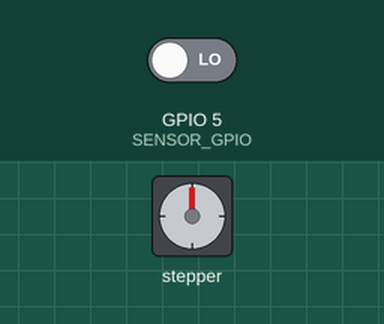
A sketch run on a simulated ESP32. On the bench: stepper motor. Wiring (inferred from the names in the program): stepper motor (2048 steps per turn assumed): coils GPIO 4, GPIO 17, GPIO 18, GPIO 21. The inputs (shaded band) are chosen by the test bench; at power-on: GPIO 5 (SENSOR_GPIO) LOW. WiFi joins after 1.5 s; servers stay silent unless stated; random numbers use the default seed unless the sketch sets one; what the sketch prints to the serial monitor is not drawn.

Above: at 2.2 s.
2.3 s: GPIO 5 (SENSOR_GPIO) driven HIGH
5.3 s: GPIO 5 (SENSOR_GPIO) driven LOW
At 6.15 s:
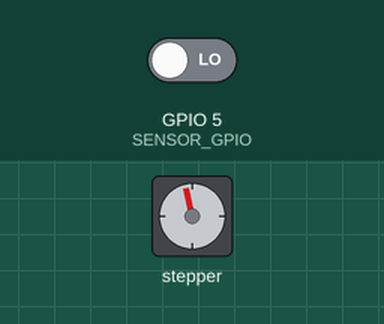
At 7.04 s:
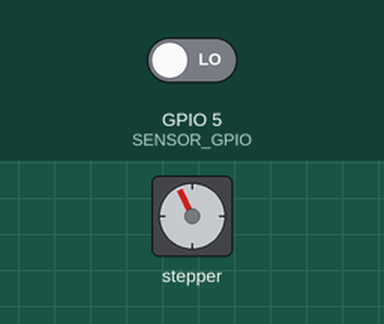
Timing chart, 0 to 26.1 s (numbered marks = the images above; inputs shaded):
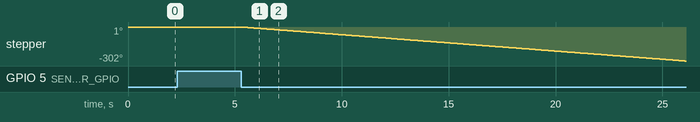

The sketch:

smart_varal.ino
```cpp
#include <WiFi.h>
#include <PubSubClient.h>
#include <ArduinoJson.h>

// ================= DEFINIÇÕES =================
const char* MQTT_SERVER = "broker.hivemq.com";
const int MQTT_PORT = 1883;
const char* MQTT_TOPIC_CONTROL = "varal/controle";

// Pinos do motor
#define IN1 4
#define IN2 17
#define IN3 18
#define IN4 21
#define SENSOR_GPIO 5   // Pino do sensor de umidade

// Configurações do motor
#define WET_ACTIVE_LEVEL 0
#define STEP_DELAY_MS 12
#define SPIN_MS 45000
#define DIR_WET (+1)
#define DIR_DRY (-1)

// Credenciais WiFi
const char* WIFI_SSID = "MarceloCelular";
const char* WIFI_PASS = "marcelo2";

// Sequência de passos do motor
const uint8_t fullstep_seq[4][4] = {
    {1, 1, 0, 0},
    {0, 1, 1, 0},
    {0, 0, 1, 1},
    {1, 0, 0, 1}
};

// Ordem das bobinas
int ORDER[4] = {0, 1, 2, 3};

// ================= VARIÁVEIS GLOBAIS =================
volatile bool g_is_wet = false;          // false = seco, true = molhado
volatile bool g_motor_running = false;
int s_idx = 0;
bool modo_manual = false;
bool status_varal = true;                // true = liberado (estado inicial desejado)

// Objetos de conexão
WiFiClient espClient;
PubSubClient mqttClient(espClient);

// Controle de conexão
bool wifiConnected = false;
bool mqttConnected = false;
unsigned long lastReconnectAttempt = 0;
const unsigned long RECONNECT_INTERVAL = 10000; // 10 segundos

// ================= FUNÇÕES DO MOTOR =================
void set_raw(uint8_t a, uint8_t b, uint8_t c, uint8_t d) {
    digitalWrite(IN1, a);
    digitalWrite(IN2, b);
    digitalWrite(IN3, c);
    digitalWrite(IN4, d);
}

void coils_off() {
    set_raw(0, 0, 0, 0);
}

void set_ordered(const uint8_t s[4]) {
    uint8_t out[4] = {0, 0, 0, 0};
    out[ORDER[0]] = s[0];
    out[ORDER[1]] = s[1];
    out[ORDER[2]] = s[2];
    out[ORDER[3]] = s[3];
    set_raw(out[0], out[1], out[2], out[3]);
}

void step_tick_full(int dir) {
    s_idx = (s_idx + (dir > 0 ? 1 : 3)) % 4;
    set_ordered(fullstep_seq[s_idx]);
    delay(STEP_DELAY_MS);
}

void motor_spin_ms(int ms, int dir) {
    g_motor_running = true;
    Serial.println("[MOTOR] Iniciando movimento");

    unsigned long startTime = millis();
    while (millis() - startTime < ms) {
        step_tick_full(dir);
    }

    coils_off();
    g_motor_running = false;
    Serial.println("[MOTOR] Movimento concluído");
}

// ================= INTERRUPÇÃO DO SENSOR =================
void IRAM_ATTR sensor_isr() {
    g_is_wet = (digitalRead(SENSOR_GPIO) == WET_ACTIVE_LEVEL);
}

// ================= CONFIGURAÇÃO INICIAL =================
void configure_motor_pins() {
    pinMode(IN1, OUTPUT);
    pinMode(IN2, OUTPUT);
    pinMode(IN3, OUTPUT);
    pinMode(IN4, OUTPUT);
    coils_off();
}

void configure_sensor() {
    pinMode(SENSOR_GPIO, INPUT);
    g_is_wet = (digitalRead(SENSOR_GPIO) == WET_ACTIVE_LEVEL);
    attachInterrupt(digitalPinToInterrupt(SENSOR_GPIO), sensor_isr, CHANGE);
}

// ================= MQTT =================
void publishFullStatus() {
    if (mqttClient.connected()) {
        DynamicJsonDocument doc(256);
        doc["estado"] = status_varal ? "liberado" : "recolhido";
        doc["modo"] = modo_manual ? "manual" : "auto";
        doc["umidade"] = g_is_wet ? "molhado" : "seco";

        String output;
        serializeJson(doc, output);

        mqttClient.publish(MQTT_TOPIC_CONTROL, output.c_str());
        Serial.println("[STATUS] " + output);
    }
}

void mqtt_callback(char* topic, byte* payload, unsigned int length) {
    char message[length + 1];
    memcpy(message, payload, length);
    message[length] = '\0';

    Serial.printf("[MQTT] Mensagem recebida [%s]: %s\n", topic, message);

    if (strcmp(topic, MQTT_TOPIC_CONTROL) == 0) {
        if (strcmp(message, "manual") == 0) {
            modo_manual = true;
            Serial.println("[MODO] Manual ativado");
            publishFullStatus();
        }
        else if (strcmp(message, "auto") == 0) {
            modo_manual = false;
            Serial.println("[MODO] Automático ativado");
            publishFullStatus();
        }
        else if (strcmp(message, "recolher") == 0) {
            if (!status_varal) {
                Serial.println("[MOTOR] Ignorado: varal já está recolhido");
            } else {
                motor_spin_ms(SPIN_MS, DIR_DRY);
                status_varal = false; // agora recolhido
            }
            publishFullStatus();
        }
        else if (strcmp(message, "liberar") == 0) {
            if (status_varal) {
                Serial.println("[MOTOR] Ignorado: varal já está liberado");
            } else {
                motor_spin_ms(SPIN_MS, DIR_WET);
                status_varal = true; // agora liberado
            }
            publishFullStatus();
        }
        else if (strcmp(message, "consulta") == 0) {
            publishFullStatus();
        }
    }
}

bool connectMQTT() {
    Serial.println("[MQTT] Tentando conexão...");

    String clientId = "ESP32Varal-" + String(random(0xffff), HEX);

    if (mqttClient.connect(clientId.c_str())) {
        Serial.println("[MQTT] Conectado com sucesso");
        mqttClient.subscribe(MQTT_TOPIC_CONTROL);
        publishFullStatus();
        return true;
    } else {
        Serial.printf("[MQTT] Falha na conexão (rc=%d)\n", mqttClient.state());
        return false;
    }
}

// ================= WIFI =================
void checkWiFiConnection() {
    static unsigned long lastCheck = 0;
    const unsigned long checkInterval = 5000;

    if (millis() - lastCheck > checkInterval) {
        lastCheck = millis();

        bool currentStatus = (WiFi.status() == WL_CONNECTED);

        if (currentStatus != wifiConnected) {
            wifiConnected = currentStatus;
            if (wifiConnected) {
                Serial.printf("[WiFi] Conectado\nIP: %s\n", WiFi.localIP().toString().c_str());
            } else {
                Serial.println("[WiFi] Desconectado");
            }
        }
    }
}

// ================= CONTROLE PRINCIPAL =================
void ctrl_task() {
    static bool last_state = g_is_wet;  // estado anterior do sensor
    static bool first_run = true;

    if (first_run) {
        Serial.printf("[SISTEMA] Inicial: %s, varal %s\n",
                      g_is_wet ? "MOLHADO" : "SECO",
                      status_varal ? "LIBERADO" : "RECOLHIDO");
        first_run = false;
        publishFullStatus();
    }

    if (!g_motor_running && (g_is_wet != last_state) && !modo_manual) {
        bool became_wet = g_is_wet;   // true se mudou para MOLHADO
        last_state = g_is_wet;

        if (became_wet) {
            // SECO → MOLHADO  => RECOLHER se estiver LIBERADO
            Serial.println("[AÇÃO] SECO → MOLHADO (automático)");
            if (status_varal) { // estava liberado
                motor_spin_ms(SPIN_MS, DIR_DRY); // recolher
                status_varal = false;
            }
        } else {
            // MOLHADO → SECO  => LIBERAR se estiver RECOLHIDO
            Serial.println("[AÇÃO] MOLHADO → SECO (automático)");
            if (!status_varal) { // estava recolhido
                motor_spin_ms(SPIN_MS, DIR_WET); // liberar
                status_varal = true;
            }
        }
        publishFullStatus();
    }
}

// ================= SETUP =================
void setup() {
    Serial.begin(115200);
    while(!Serial);
    delay(1000);

    Serial.println("\n=== SISTEMA VARAL INTELIGENTE ===");
    Serial.println("Inicializando hardware...");

    configure_motor_pins();
    configure_sensor();

    WiFi.setAutoReconnect(true);
    WiFi.persistent(true);
    WiFi.begin(WIFI_SSID, WIFI_PASS);

    mqttClient.setServer(MQTT_SERVER, MQTT_PORT);
    mqttClient.setCallback(mqtt_callback);
    mqttClient.setKeepAlive(60);
    mqttClient.setSocketTimeout(30);
    mqttClient.setBufferSize(1024);
}

// ================= LOOP PRINCIPAL =================
void loop() {
    checkWiFiConnection();

    if (WiFi.status() == WL_CONNECTED) {
        if (!mqttClient.connected()) {
            if (millis() - lastReconnectAttempt > RECONNECT_INTERVAL) {
                lastReconnectAttempt = millis();
                if (connectMQTT()) {
                    mqttConnected = true;
                } else {
                    mqttConnected = false;
                }
            }
        } else {
            mqttClient.loop();
        }
    }

    ctrl_task();
    delay(50);
}
```

Measured:
- after the input at 2.3 s, every drawn part: stays the same
- after the input at 5.3 s, stepper: keeps turning counter-clockwise at about 15°/s, starting after 0.09 s
